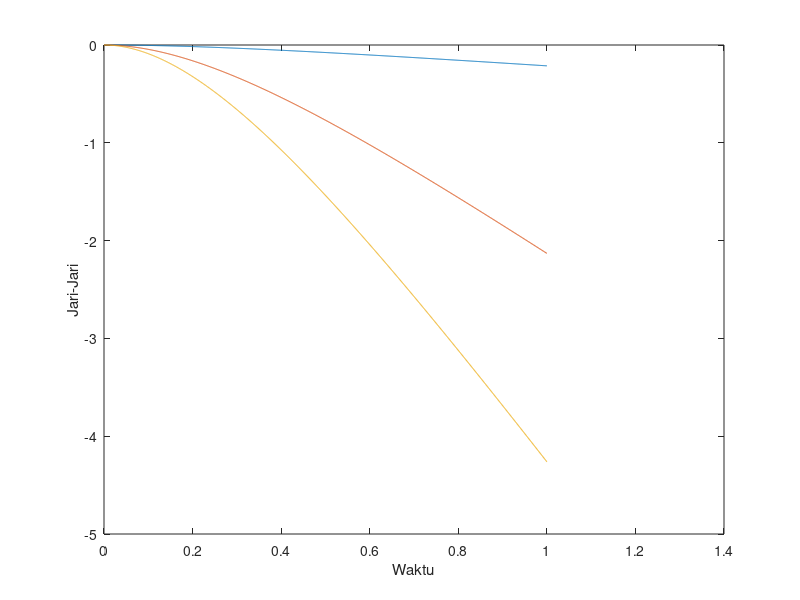

The MATLAB source for this figure:
%{
3.	Diketahui suatu persamaan yang menentukan besar distribusi temperatur pada batang logam dengan 0?r?1. 
Dengan S = 1, 10, dan 20 K/m2 . maka buatlah plotnya jari- jari terhadap temperatur.
%}

R0 = 0; 
R1 = 1;
T0 = 1;
b0 = 0;
s = 1;
n = 1000;
h= (R1-R0)/n;
Z1 = zeros(n+1,1);
T1 = zeros(n+1,1);
b2 = zeros(n+1,1);
b1 =zeros(n+1,1)
T2= zeros(n+1,1);
Z2=zeros(n+1,1);
Z3=zeros(n+1,1);
T3=zeros(n+1,1);
b3=zeros(n+1,1)
Z(1)=R0 ; T(1)=T0 ; b(1) = b0;
for i=1:n
    Z1(i+1) = Z1(i)+h;
    dQdri = (-1/0.3*b1(i))-s;
    Q1(i+1)= b1(i)+h*dQdri;
    dQdr = (-1/0.3*Q1(i+1))-s;
    b1(i+1)= b1(i)+h/2*(dQdri+dQdr);
    dTdt = b1(i);
    T1(i+1)= T1(i)+h*dTdt;
     
end
m = 10;
for i=1:n
    Z2(i+1) = Z2(i)+h;
    dQdri = (-1/0.3*b2(i))-m;
    Q1(i+1)= b2(i)+h*dQdri;
    dQdr = (-1/0.3*Q1(i+1))-m;
    b2(i+1)= b2(i)+h/2*(dQdri+dQdr);
    dTdt = b2(i);
    T2(i+1)= T2(i)+h*dTdt;
     
end
g = 20;
for i=1:n
    Z3(i+1) = Z3(i)+h;
    dQdri = (-1/0.3*b3(i))-g;
    Q1(i+1)= b3(i)+h*dQdri;
    dQdr = (-1/0.3*Q1(i+1))-g;
    b3(i+1)= b3(i)+h/2*(dQdri+dQdr);
    dTdt = b3(i);
    T3(i+1)= T3(i)+h*dTdt;
     
end
 
[Z1 b1 T1 Z2 b2 T2 Z2 b3 T3]
 
 
plot  (Z1,T1)
hold on
plot  (Z2,T2)
hold on
plot  (Z3,T3)
hold on
xlabel('Waktu')
ylabel('Jari-Jari')
